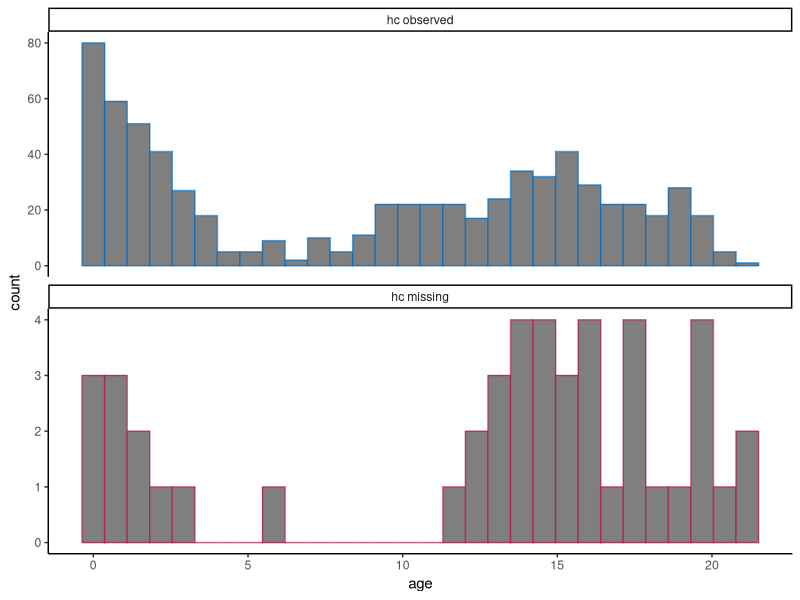
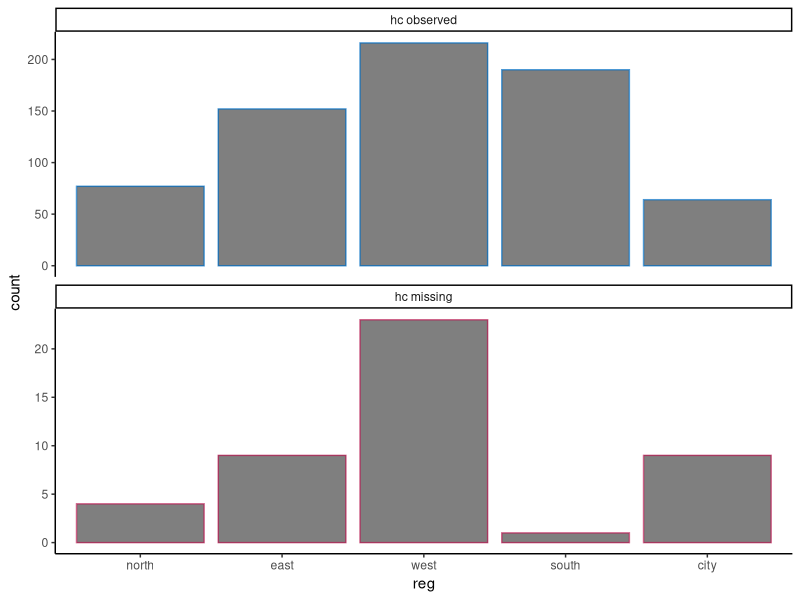
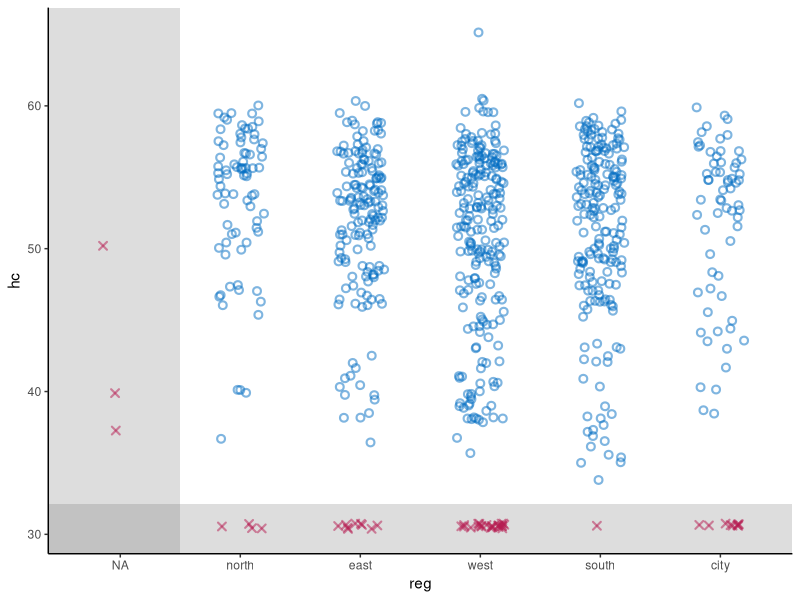
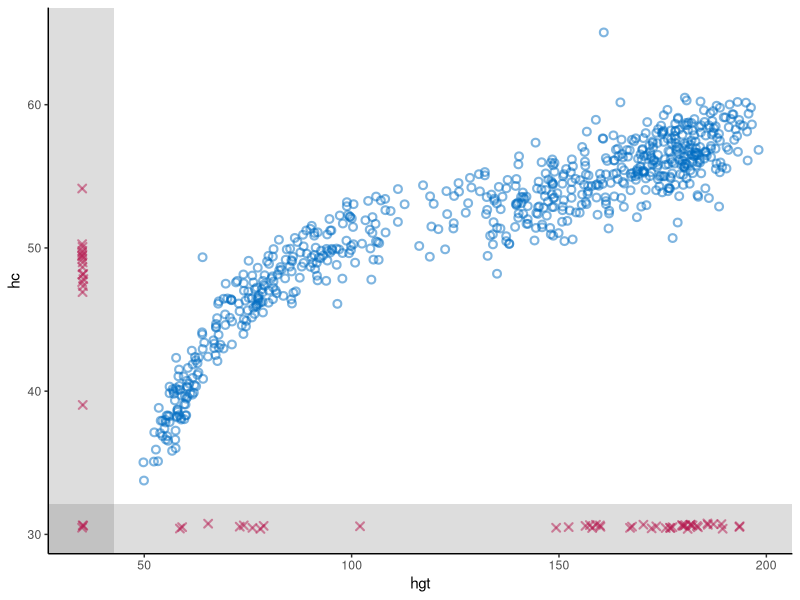
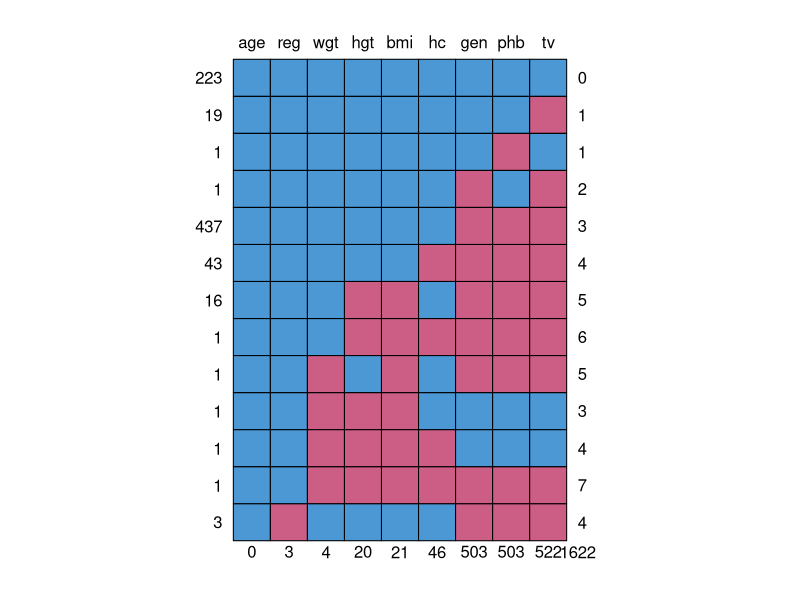

Write R code to recreate these figures, in order. (Note: this script raises an error after producing the figures.)
## ---- chunk 1
knitr::opts_chunk$set(
  collapse = TRUE,
  comment = "#>",
  warning = FALSE, 
  message = FALSE,
  fig.width = 6, 
  fig.height = 6
)
## ---- chunk 2
# set-up environment
# library(shinymice)
library(tidyverse)
`%nin%` <- Negate(`%in%`)

# example dataset
dat <- mice::boys
# example mids object
imp <- mice::mice(dat, printFlag = FALSE)

# define mice theme
theme_mice <- function() {
  # move this outside of the function to unnecessary avoid re-running
  ggplot2::update_geom_defaults("point", list(
    shape = 21,
    size = 1.9,
    stroke = 1.1,
    alpha = 0.5
  ))
  ggplot2::update_geom_defaults("boxplot", list(
    size = 1
  ))
  ggplot2::update_geom_defaults("line", list(
    size = 1
  ))
  # the actual theme settings
  theme <- list(
    ggplot2::theme_classic(),
    ggplot2::theme(legend.position = "top"),
    ggplot2::scale_color_manual(
      values = c(
        "observed" = mice:::mdc(1),
        "missing" = mice:::mdc(2),
        "imputed" = mice:::mdc(2)
      )
    ),
    ggplot2::scale_fill_manual(
      values = c(
        "observed" = mice:::mdc(1),
        "missing" = mice:::mdc(2),
        "imputed" = mice:::mdc(2)
      )
    ),
    ggplot2::scale_size_manual(
      values = c("observed" = 1,
      "imputed" = 0.5)
),
    ggplot2::labs(color = NULL, fill = NULL, size = NULL)
  )
  return(theme)
}
## ---- chunk 3
# histogram/density plot
# plot_conditional <- function(dat, x, z) {
#   if (is.numeric(dat[[x]])) {
#     geom <- ggplot2::geom_density(ggplot2::aes(x = .data[[x]], y = ..count.., color = conditional))
#   } else {
#     geom <-
#       ggplot2::geom_bar(
#         ggplot2::aes(x = .data[[x]], color = conditional),
#         position = ggplot2::position_dodge(),
#         fill = "white"
#       )
#   }
#   dat %>%
#     dplyr::mutate(conditional = factor(
#       is.na(.data[[z]]),
#       levels = c(TRUE, FALSE),
#       labels = c("missing", "observed")
#     )) %>%
#     ggplot2::remove_missing(., vars = x) %>%
#     ggplot2::ggplot() +
#     geom +
#     theme_mice() +
#     ggplot2::labs(color = paste(z)) +
#     theme(legend.position = "top")
# }

plot_conditional <- function(dat, x, z) {
  # define graphing elements to add to plot
  if (is.numeric(dat[[x]])) { # for continuous variables
    geom <-
      ggplot2::geom_histogram()
  } else { # for categorical variables
    geom <-
      ggplot2::geom_bar()
  }
  
  # preprocess the data
  dat[!is.na(dat[[x]]), ] %>%
    dplyr::mutate(conditional = factor(
      is.na(.data[[z]]),
      levels = c(FALSE, TRUE),
      labels = c("observed", "missing")
    )) %>%
    # plot
    ggplot2::ggplot(ggplot2::aes(
        x = .data[[x]],
        color = conditional,
        fill = "white"
      )) +
    geom +
    # split by conditional variable
    ggplot2::facet_wrap(
      ~ conditional,
      ncol = 1,
      scales = "free_y",
      labeller = ggplot2::labeller(conditional = c(
        paste(z, "observed"), paste(z, "missing")
      ) %>% setNames(c(
        "observed", "missing"
      )))
    ) +
    # style
    theme_mice() +
    theme(legend.position = "none")
}

plot_conditional(dat, x = "age", z = "hc")
plot_conditional(dat, x = "reg", z = "hc")
## ---- chunk 4
# scatterplot
plot_bivariate <- function(dat, x, y) {
  # define graphing elements to add to plot later
  # set NA value and scale for variable x
  if (is.numeric(dat[[x]])) {
    NA_x <-
      min(dat[[x]], na.rm = TRUE) - .1 * diff(range(dat[[x]], na.rm = TRUE))
    shade_x <-
      min(dat[[x]], na.rm = TRUE) - .05 * diff(range(dat[[x]], na.rm = TRUE))
    scale_x <- NULL
  } else {
    NA_x <- "NA"
    shade_x <- 1.5
    scale_x <-
      ggplot2::scale_x_discrete(limits = c("NA", levels(dat[[x]])))
  }
  
  # set NA value and scale for variable y
  if (is.numeric(dat[[y]])) {
    NA_y <-
      min(dat[[y]], na.rm = TRUE) - .1 * diff(range(dat[[y]], na.rm = TRUE))
    shade_y <-
      min(dat[[y]], na.rm = TRUE) - .05 * diff(range(dat[[y]], na.rm = TRUE))
    scale_y <- NULL
  } else {
    NA_y <- "NA"
    shade_y <- 1.5
    scale_y <-
      ggplot2::scale_y_discrete(limits = c("NA", levels(dat[[y]])))
  }
  
  # add geom for NAs in the x space
  if (any(is.na(dat[[x]]))) {
    geom_x <- ggplot2::geom_point(
      position = ggplot2::position_jitter(width = 0.2, height = 0.2),
      color = mice:::mdc(2),
      shape = 4,
      mapping = ggplot2::aes(x = NA_x, y = .data[[y]]),
      data = dat[is.na(dat[[x]]),]
    )
  } else {
    geom_x <- NULL
  }
  
  # add geom for NAs in the y space
  if (any(is.na(dat[[y]]))) {
    geom_y <- ggplot2::geom_point(
      position = ggplot2::position_jitter(width = 0.2, height = 0.2),
      color = mice:::mdc(2),
      shape = 4,
      mapping = ggplot2::aes(x = .data[[x]], y = NA_y),
      data = dat[is.na(dat[[y]]),]
    )
  } else{
    geom_y <- NULL
  }
  
  # add geom for NAs in the x-y space
  if (any(is.na(dat[[x]]) & is.na(dat[[y]]))) {
    geom_xy <- ggplot2::geom_point(
      position = ggplot2::position_jitter(width = 0.2, height = 0.2),
      color = mice:::mdc(2),
      shape = 4,
      mapping = ggplot2::aes(x = NA_x, y = NA_y),
      data = dat[is.na(dat[[x]]) & is.na(dat[[y]]),]
    )
  } else{
    geom_xy <- NULL
  }
  
  # plot
  p <- dat %>% ggplot2::ggplot() +
    # plot observed datapoints in x-y space
    ggplot2::geom_point(
      ggplot2::aes(x = .data[[x]], y = .data[[y]]),
      position = ggplot2::position_jitter(width = 0.2, height = 0.2),
      color = mice::mdc(1)
    ) +
    # add area for NAs in the x space
    ggplot2::annotate(
      "rect",
      xmin = -Inf,
      xmax = shade_x,
      ymin = -Inf,
      ymax = Inf,
      alpha = 0.2
    ) +
    # add area for NAs in the y space
    ggplot2::annotate(
      "rect",
      xmin = -Inf,
      xmax = Inf,
      ymin = -Inf,
      ymax = shade_y,
      alpha = 0.2
    ) +
    # add NAs 
    geom_x +
    geom_y +
    geom_xy +
    # style graph
    theme_mice() +
    scale_x +
    scale_y 
  
  # output
  return(p)
}

# test
plot_bivariate(dat, x = "reg", y = "hc")
plot_bivariate(dat, x = "hgt", y = "hc") 
## ---- chunk 5
# make ggplot version of md pattern plot
plot_md_pattern <- function(dat) {
  # prepare md pattern
  pat <- mice::md.pattern(dat)
  vrb <- colnames(pat)[-ncol(pat)]
  n_pat_obs <- as.numeric(rownames(pat))[-nrow(pat)]
  #n_vrb_inc <- as.numeric(pat[, ncol(pat)])
  #n_val_mis <- as.numeric(pat[nrow(pat), ])[-ncol(pat)]
  colnames(pat) <- c(vrb, "n_vrb_inc")
  clean_pat <- pat[-nrow(pat), ] %>%
    cbind(., n_pat_obs, pat_nr = 1:nrow(.))
  
  # make the pattern tidy
  long_pat <- clean_pat %>%
    as.data.frame() %>%
    tidyr::pivot_longer(cols = all_of(vrb),
                        names_to = "vrb",
                        values_to = "obs") %>%
    cbind(., n_val_mis) %>%
    dplyr::mutate(pat_nr = factor(pat_nr, levels = 1:max(pat_nr)))
  
  # plot the md pattern
  p <- long_pat %>%
    ggplot2::ggplot() +
    ggplot2::geom_tile(ggplot2::aes(
      x = vrb,
      y = pat_nr,
      fill = as.factor(obs),
      group = n_vrb_inc
    ),
    color = "black") +
    ggplot2::theme(legend.position = "none") +
    ggplot2::scale_fill_manual(values = c("1" = mice:::mdc(1), "0" = mice:::mdc(2))) +
    ggplot2::scale_y_discrete(limits = rev(levels(long_pat$pat_nr)),
                              labels = rev(as.character(n_pat_obs))) +
    ggplot2::scale_x_discrete(limits = vrb, position = "top") + #, labels = as.character(n_val_mis)) +
    ggplot2::labs(x = NULL, y = "frequency", title = "Missing data pattern (patterns as rows, variables as columns)") 
  
  return(p)
}

# test
plot_md_pattern(dat)
## ---- chunk 6
# plot in- and outflux of incomplete data
plot_flux <- function(dat){
  flx <- mice::flux(dat)
  p <- flx %>% ggplot2::ggplot() +
    ggplot2::geom_text(
      ggplot2::aes(x = influx, y = outflux, label = rownames(flx))
    ) +
    geom_abline(intercept = 1, slope = -1, linetype = "dashed") +
    lims(x = c(0,1), y = c(0,1)) +
    theme_classic()
  return(p)
}
# test
plot_flux(dat)
## ---- chunk 7

# make chain means and variances tidy
preprocess_thetas <- function(imp) {
  d <- imp$chainMean %>%
    dplyr::na_if(., "NaN") %>%
    as.data.frame() %>%
    dplyr::mutate(var = row.names(.), theta = "Chain means") %>%
    rbind(
      .,
      imp$chainVar %>%
        sqrt() %>%
        as.data.frame(.) %>%
        dplyr::mutate(var = row.names(.), theta = "Chain standard deviations")
    ) %>%
    tidyr::pivot_longer(-c(var, theta)) %>%
    cbind(.it = as.integer(1:imp$iteration),
          .imp = as.factor(rep(1:imp$m, each = imp$iteration)))
  return(d)
}
# test
trace_dat <- preprocess_thetas(imp)

trace_one_variable <- function(d, x) {
  # plot one variable
  p <- d[d$var == x,] %>%
    ggplot2::ggplot() +
    ggplot2::geom_line(ggplot2::aes(x = .it, y = value, color = .imp)) +
    ggplot2::facet_wrap( ~ theta, scales = "free", ncol = 2) +
    ggplot2::theme_classic() +
    ggplot2::theme(
      strip.background = element_rect(colour = "white"),
      strip.text = element_text(face = "bold", size = 11),
      legend.position = "bottom"
    ) +
    ggplot2::labs(x = "Iteration",
                  y = paste0("Variable: '", x, "'"),
                  color = "Imputation")
  # show message to user when variable is completely observed
  if (all(is.na(p$data$value))) {
    p <-
      p + ggplot2::geom_text(ggplot2::aes(
        x = median(as.numeric(d$.imp)),
        y = 0,
        label = "No \n imputations \n to show"
      ),
      color = "grey")
  }
  return(p)
}
#test
trace_one_variable(trace_dat, x = "hgt")
trace_one_variable(trace_dat, x = "age")
## ---- chunk 8
# preprocess
prepare_plotting <- function(mids, x, y = NULL) {
  # preprocess incomplete data
  d <-
    mids$data %>%
    dplyr::mutate(.id = rownames(.)) %>%
    .[c(x, y, ".id")] %>%
    cbind(.imp = 0)
  
  # preprocess imputations
  imps <- mids$imp[[x]] %>%
    dplyr::mutate(.id = row.names(.)) %>%
    tidyr::pivot_longer(
      cols = 1:mids$m,
      names_to = ".imp",
      values_to = x,
      names_transform = list(.imp = as.numeric)
    ) 
  
  # combine incomplete and imputed data
    cd <- d %>%
      dplyr::bind_rows(., imps) %>%
      dplyr::mutate(imputed = ifelse(.imp > 0, 'imputed', 'observed'))
  
  # output
  return(cd)
}

# test 
x = "hc"
y = "reg"
plot_dat <- prepare_plotting(mids = imp, x = x, y = y)
# # with second variable
# plot_dat2 <- prepare_plotting(mids = imp, x = y, y = x)
# a <- dplyr::full_join(plot_dat, plot_dat2)
## ---- chunk 9
# stripplot
m = 5
geom_stripplot <- function(x, m, ...) {
  p <- list(
    ggplot2::geom_jitter(
      ggplot2::aes(
        x = as.factor(.data$.imp),
        y = .data[[x]],
        color = .data$imputed
      ),
      height = 0,
      width = 0.25, 
      ...
    ),
    ggplot2::scale_x_discrete(limits = as.character(0:m)),
    ggplot2::labs(
      x = "Imputation (0 = observed data)",
      y = paste0("Variable: '", x, "'"),
      color = "",
      fill = "",
      size = ""
    )
  )
  return(p)
}

plot_dat %>%
  ggplot2::ggplot() +
  geom_stripplot(x, m)
## ---- chunk 10

plot_dat %>%
  ggplot2::ggplot() +
  geom_stripplot(x, m) +
  theme_mice()
## ---- chunk 11
geom_bwplot <- function(x, m){
  list(
    ggplot2::geom_boxplot(
      ggplot2::aes(
        x = as.factor(.data$.imp),
        y = .data[[x]],
        color = .data$imputed
      ),
      width = 0.5
    ),
    ggplot2::scale_x_discrete(limits = as.character(0:m)),
    ggplot2::xlab(
      "Imputation (0 = observed data)")
    )
}

plot_dat %>% 
  ggplot2::ggplot() +
  geom_bwplot(x, m = imp$m) + 
  theme_mice()

# try to combine this with the stripplot??
plot_dat %>%
  ggplot2::ggplot() +
  geom_bwplot(x, m) + 
  geom_stripplot(x, m, alpha = 0.1) +
  theme_mice()

## ---- chunk 12
geom_densityplot <- function(x, m){
  list(ggplot2::geom_density(
    ggplot2::aes(
    x = .data[[x]],
    group = .data$.imp,
    color = .data$imputed,
    size = .data$imputed)),
    ggplot2::scale_size_manual(guide = "none", values = c(0.5, 1) %>% setNames(c("imputed", "observed")))
)}


plot_dat[!is.na(plot_dat[[x]]), ] %>%  
  ggplot2::ggplot() +
  geom_densityplot(x, m = imp$m) + 
  theme_mice()


## ---- chunk 13
# At some point, try to do this for histograms too? See https://github.com/amices/shinyMice/blob/Enhancements/R/gg.barplot.R

# geom_densityplot <- function(x, m){
#   list(ggplot2::geom_density(
#     ggplot2::aes(
#     x = .data[[x]],
#     group = .data$.imp,
#     color = .data$imputed,
#     size = .data$imputed)),
#     ggplot2::scale_size_manual(values = c(0.5, 1) %>% setNames(c("imputed", "observed")))
# )}
# 
# plot_dat %>% 
#   ggplot2::ggplot() +
#   geom_densityplot(x, m = imp$m) + 
#   theme_mice()
## ---- chunk 14
# better preprocessing function??
x = "hgt"
y = "hc"

# extract imputations
imps <- imp %>%
  mice::complete("long")

preprocess_imps <- function(imp, x, y = NULL) {
  if (is.null(y)) {
    y <- x
  }
  # combine observed and imputed data
  xy_obs <- imp$data %>%
    cbind(datapoint = "observed",
          .imp = 0,
          .id = 1:nrow(.),
          .) %>%
    .[!is.na(imp$data[[x]]) &
        !is.na(imp$data[[y]]), ]
  xy_imps <- imps %>% 
    cbind(datapoint = "imputed", .) %>% 
    .[imps$.id %nin% xy_obs$.id,]
  xy_dat <- rbind(xy_obs, xy_imps) %>% 
    dplyr::mutate(datapoint = factor(datapoint, levels = c("observed", "imputed")))
  return(xy_dat)
}


xy_dat <- imp %>% preprocess_imps(x = "hgt", y = "hc")
# two implementations, last one is more efficient
# xy_obs %>%
#   ggplot2::ggplot(ggplot2::aes(
#     x = .data[[x]],
#     y = .data[[y]],
#     group = .id,
#     color = datapoint
#   )) +
#   ggplot2::geom_point() +
#   ggplot2::geom_point(data = xy_imps)  +
#   theme_mice() +
#   labs(color = NULL)

xy_dat %>%
  ggplot2::ggplot() +
  ggplot2::geom_point(ggplot2::aes(
    x = .data[[x]],
    y = .data[[y]],
    group = .id,
    color = datapoint
  )) +
  theme_mice() +
  labs(color = NULL)

# geom_scatter <- ggplot2::geom_point(ggplot2::aes(
#     x = .data[[x]],
#     y = .data[[y]],
#     group = .id,
#     color = datapoint
#   ))

# maybe do something like this for the other imp plots??
x = "hc"
imp %>% preprocess_imps(x) %>% 
  ggplot2::ggplot() +
  theme_mice() +
  ggplot2::geom_boxplot(
      ggplot2::aes(
        x = as.factor(.data$.imp), #x = factor(.data$.imp, levels = c(0, 1:imp$m), ordered = TRUE), use icw   scale_x_discrete(drop=FALSE)
        y = .data[[x]],
        color = .data$datapoint
      ),
      width = 0.5
    ) +
  ggplot2::geom_jitter(
      ggplot2::aes(
        x = as.factor(.imp),
        y = .data[[x]],
        color = datapoint
      ),
      height = 0,
      width = 0.25,
      alpha = 0.1) +
  ggplot2::xlab("Imputation (0 = observed data)") 

# density plot
imp %>% preprocess_imps(x) %>%
  ggplot2::ggplot() +
  theme_mice() +
  ggplot2::geom_density(ggplot2::aes(
    x = .data[[x]],
    color = datapoint,
    size = datapoint,
    group = .imp
  )) 

# bar plot for categorical variables
imp %>% preprocess_imps(x) %>%
  ggplot2::ggplot() +
  theme_mice() +
  ggplot2::geom_histogram(ggplot2::aes(
    x = .data[[x]],
    color = datapoint,
    group = .imp
  ),
  fill = "white",
  position = "stack") +
  ggplot2::facet_wrap(~datapoint, scales = "free_y", ncol = 1) +
  ggplot2::theme(legend.position = "none")


x = "reg"
imp %>% preprocess_imps(x) %>%
  ggplot2::ggplot() +
  theme_mice() +
  ggplot2::geom_bar(ggplot2::aes(
    x = .data[[x]],
    color = datapoint,
    group = .imp
  ),
  fill = "white",
  position = "stack") +
  ggplot2::facet_wrap(~datapoint, scales = "free_y", ncol = 1) +
  ggplot2::theme(legend.position = "none")

## ---- chunk 15
# plot the predictor matrix for the imputation model, make interactive later!
plot_pred_matrix <- function(dat) {
  # get the predictor matrix and add the rownames as variable
  pred <-
    dat %>%
    mice::mice(maxit = 0) %>%
    .$predictorMatrix %>%
    as.data.frame() %>%
    cbind(vrb_to_imp = rownames(.), .)
  # make the data tidy to plot
  long_pred <-
    pivot_longer(pred, cols = names(pred)[-1], names_to = "vrb_as_pred")
  # plot the predictor matrix
  p <- long_pred %>%
    ggplot2::ggplot() +
    ggplot2::geom_tile(ggplot2::aes(
      x = vrb_as_pred,
      y = vrb_to_imp,
      fill = as.factor(value)
    ),
    color = "black") +
    ggplot2::theme(legend.position = "none") +
    ggplot2::scale_fill_manual(values = c("1" = mice:::mdc(1), "0" = mice:::mdc(2))) +
    ggplot2::labs(x = "Predictor", y = "Variable to impute", title = "Predictor matrix")
  
  return(p)
}

# test
plot_pred_matrix(dat)
